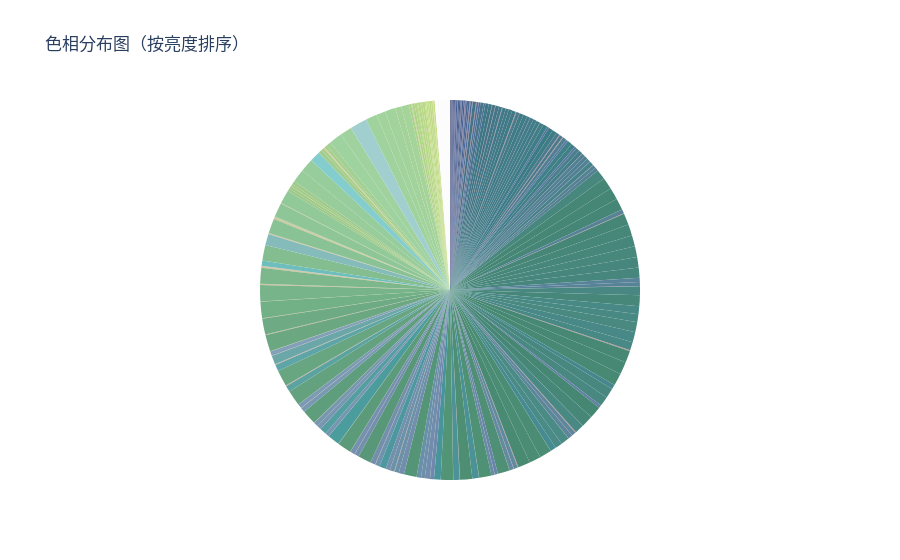

The code cell stored with this chart in its notebook:
### Code cell
import plotly.graph_objects as go

# Sort the DataFrame by 'H' column
df_merged_sorted = df_merged.sort_values('L')

colors = ['rgb({},{},{})'.format(r, g, b) for r, g, b in zip(df_merged_sorted['R'], df_merged_sorted['G'], df_merged_sorted['B'])]


fig = go.Figure(data=go.Pie(labels=df_merged_sorted['H'], values=df_merged_sorted['v'], marker=dict(colors=colors), textinfo='none', direction='clockwise', sort=False))
fig.update_layout(title='色相分布图（按亮度排序）', showlegend=False)
fig.show()

### Figure 1 — Plotly figure (JSON) as saved in the notebook; plotly's stock layout.template omitted (floating-point values rounded to 4 significant figures; data arrays with more than 128 entries replaced by an {"elided": "..."} marker saying what was removed)
{"data": [{"direction": "clockwise", "labels": {"elided": "361 int values"}, "marker": {"colors": {"elided": "361 str values"}}, "sort": false, "textinfo": "none", "type": "pie", "values": {"elided": "361 int values"}}], "layout": {"showlegend": false, "title": {"text": "色相分布图（按亮度排序）"}}}
